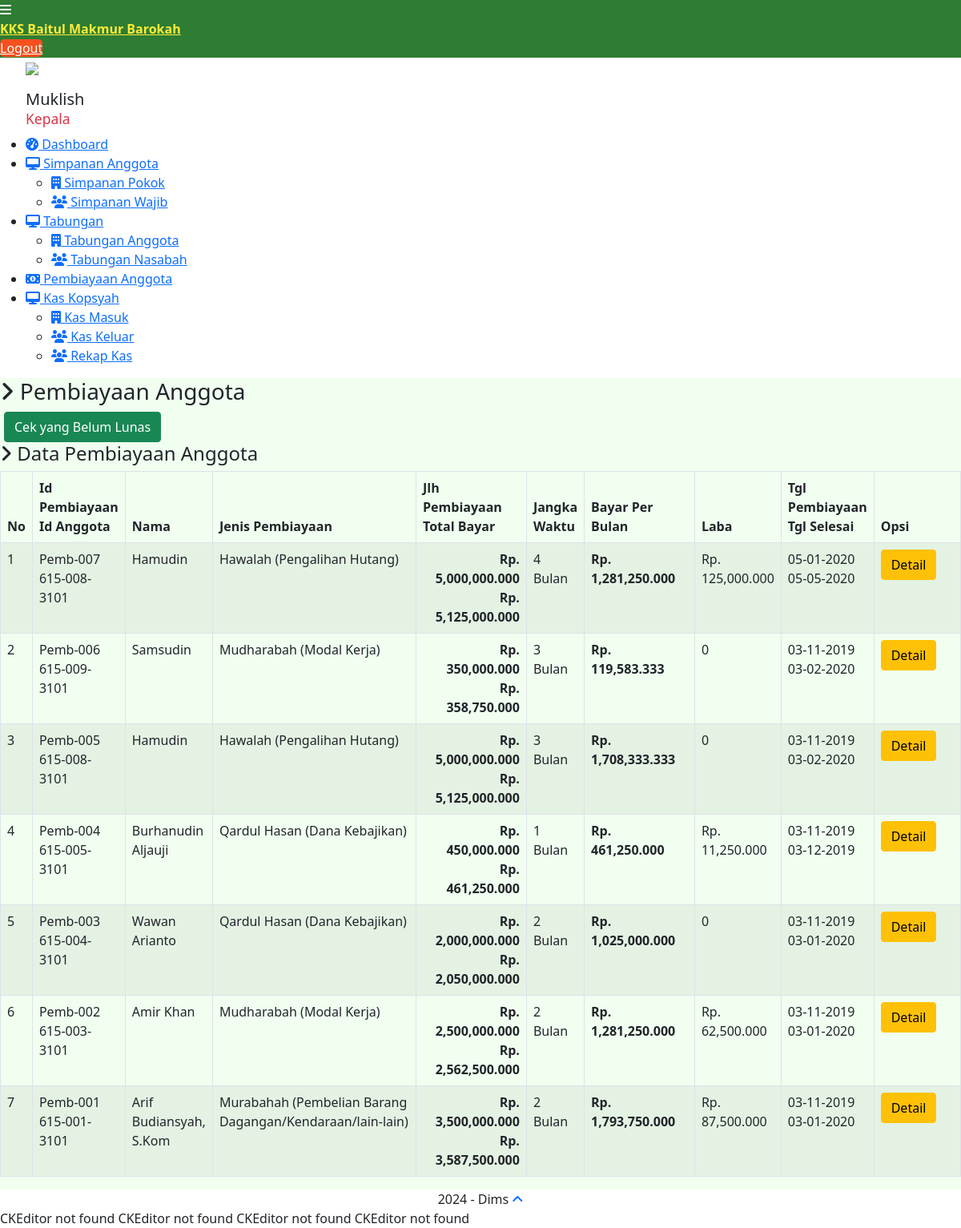
Screenshot of /admin/dashboard/index.php?page=pembiayaan_anggota (signed in) with the database file from the repository.
### tables this page shows
CREATE TABLE `pembiayaan_anggota` (
  `id_pembiayaan` varchar(20) NOT NULL,
  `id_anggota` varchar(20) NOT NULL,
  `id_produk` int(11) NOT NULL,
  `jumlah_pembiayaan` decimal(10,3) NOT NULL,
  `tgl_pembiayaan` date NOT NULL,
  `jangka_waktu` int(11) NOT NULL,
  `bayar_perbulan` decimal(10,3) NOT NULL,
  `total_bayar` decimal(10,3) NOT NULL,
  `tgl_selesai` date NOT NULL,
  `status_pembiayaan` enum('Belum Lunas','Lunas') NOT NULL
);

CREATE TABLE `anggota` (
  `id_anggota` varchar(20) NOT NULL,
  `nama_lengkap` varchar(100) NOT NULL,
  `nama_panggilan` varchar(50) NOT NULL,
  `nik` varchar(20) NOT NULL,
  `alamat` text NOT NULL,
  `telp_rumah` varchar(20) NOT NULL,
  `no_hp` varchar(20) NOT NULL,
  `pekerjaan` varchar(150) NOT NULL,
  `jenis_kelamin` enum('Perempuan','Laki-laki') NOT NULL,
  `status_kawin` enum('Belum Menikah','Menikah','Janda','Duda') NOT NULL,
  `email_anggota` varchar(120) NOT NULL,
  `username` varchar(120) NOT NULL,
  `pass_anggota` varchar(110) NOT NULL,
  `tgl_daftar` date NOT NULL
);

CREATE TABLE `produk_bmt` (
  `id_produk` int(11) NOT NULL,
  `nama_produk` varchar(120) NOT NULL,
  `id_jenis_produk` int(11) NOT NULL,
  `desk_produk` text NOT NULL
);

### admin/dashboard/pembiayaan_anggota/list.php (the view, shortened to what this page needs)
<h3><i class="fa fa-angle-right"></i> Pembiayaan Anggota</h3>
<div class="row mt">
	<div class="col-lg-12">
		<div class="content-panel">
       <a href="?page=pembiayaan_anggota&action=cek_blm_lunas" title="Cek" class="btn btn-success" style="margin-left: 5px">Cek yang Belum Lunas</a>
          <h4><i class="fa fa-angle-right"></i> Data Pembiayaan Anggota</h4>
              <section id="unseen">
                <table class="table table-bordered table-striped" id="Datatables">
                  <thead>
                  <tr>
	                  <th>No</th>
                    <th>Id Pembiayaan <br>Id Anggota</th>
                    <th>Nama</th>
                    <th width="35%">Jenis Pembiayaan</th>
                    <th class="text-right" width="18%">Jlh Pembiayaan<br>Total Bayar</th>
                    <th>Jangka Waktu</th>
                    <th width="18%" class="text-right">Bayar Per Bulan</th>
                    <th>Laba</th>
                    <th>Tgl Pembiayaan<br>Tgl Selesai</th>
                    <th width="18%">Opsi</th>
                  </tr>
                  </thead>
                  <tbody>
                  <?php
                  $no = 1;
                  $sql_pembiayaan_anggota = mysqli_query($con,"SELECT * FROM pembiayaan_anggota INNER JOIN anggota on pembiayaan_anggota.id_anggota = anggota.id_anggota INNER JOIN produk_bmt on pembiayaan_anggota.id_produk = produk_bmt.id_produk ORDER BY pembiayaan_anggota.id_pembiayaan DESC") or die (mysqli_error($con));
					while($data = mysqli_fetch_array($sql_pembiayaan_anggota)){
                  ?>
                  <tr>
                      <td><?php echo $no++ ?></td>
                      <td><?php echo $data['id_pembiayaan'] ?><br><?php echo $data['id_anggota'] ?></td>
                      <td><?php echo $data['nama_lengkap'] ?></td>
                      <td><?php echo $data['nama_produk'] ?></td>
                      <td align="right"><strong><?php echo 'Rp. '.number_format($data['jumlah_pembiayaan'],3) ?>
                        <br>
                        <?php echo 'Rp. '.number_format($data['total_bayar'],3) ?>
                      </strong></td>
                      <td><?php echo $data['jangka_waktu'] ?> Bulan</td>
                      <td><strong><?php echo 'Rp. '.number_format($data['bayar_perbulan'],3) ?></strong></td>
                      <?php if($data['status_pembiayaan'] == "Lunas") { ?>
                      <td>
                        <?php $laba = $data['total_bayar'] - $data['jumlah_pembiayaan'] ?>
                        <?php echo 'Rp. ' .number_format($laba,3) ?>
                      </td>
                    <?php } else { ?>
                      <td>
                        0
                      </td>
                    <?php } ?>
                      <td><?php echo date('d-m-Y', strtotime($data['tgl_pembiayaan'])) ?><br><?php echo date('d-m-Y', strtotime($data['tgl_selesai'])) ?></td>
                      <td>
                        <a class="btn btn-warning btn-xs" href="?page=pembiayaan_anggota&action=detail&id_pembiayaan=<?php echo $data['id_pembiayaan'];?>" title="Detail">Detail</a>
                        </td>
                  </tr>
                  <?php
                  }
                  ?>
                  </tbody>
              </table>
              </section>
	</div>
</div>

### rows the page displays
pembiayaan_anggota: id_pembiayaan "Pemb-007", id_anggota.id_anggota "615-008-3101", id_anggota.nama_lengkap "Hamudin", id_produk.nama_produk "Hawalah (Pengalihan Hutang)", jumlah_pembiayaan "5,000,000.000", total_bayar "5,125,000.000", jangka_waktu "4", bayar_perbulan "1,281,250.000", laba "125,000.000", tgl_pembiayaan "05-01-2020", tgl_selesai "05-05-2020"
pembiayaan_anggota: id_pembiayaan "Pemb-006", id_anggota.id_anggota "615-009-3101", id_anggota.nama_lengkap "Samsudin", id_produk.nama_produk "Mudharabah (Modal Kerja)", jumlah_pembiayaan "350,000.000", total_bayar "358,750.000", jangka_waktu "3", bayar_perbulan "119,583.333", status_pembiayaan "0", tgl_pembiayaan "03-11-2019", tgl_selesai "03-02-2020"
pembiayaan_anggota: id_pembiayaan "Pemb-005", id_anggota.id_anggota "615-008-3101", id_anggota.nama_lengkap "Hamudin", id_produk.nama_produk "Hawalah (Pengalihan Hutang)", jumlah_pembiayaan "5,000,000.000", total_bayar "5,125,000.000", jangka_waktu "3", bayar_perbulan "1,708,333.333", status_pembiayaan "0", tgl_pembiayaan "03-11-2019", tgl_selesai "03-02-2020"
pembiayaan_anggota: id_pembiayaan "Pemb-004", id_anggota.id_anggota "615-005-3101", id_anggota.nama_lengkap "Burhanudin Aljauji", id_produk.nama_produk "Qardul Hasan (Dana Kebajikan)", jumlah_pembiayaan "450,000.000", total_bayar "461,250.000", jangka_waktu "1", bayar_perbulan "461,250.000", laba "11,250.000", tgl_pembiayaan "03-11-2019", tgl_selesai "03-12-2019"
pembiayaan_anggota: id_pembiayaan "Pemb-003", id_anggota.id_anggota "615-004-3101", id_anggota.nama_lengkap "Wawan Arianto", id_produk.nama_produk "Qardul Hasan (Dana Kebajikan)", jumlah_pembiayaan "2,000,000.000", total_bayar "2,050,000.000", jangka_waktu "2", bayar_perbulan "1,025,000.000", status_pembiayaan "0", tgl_pembiayaan "03-11-2019", tgl_selesai "03-01-2020"
pembiayaan_anggota: id_pembiayaan "Pemb-002", id_anggota.id_anggota "615-003-3101", id_anggota.nama_lengkap "Amir Khan", id_produk.nama_produk "Mudharabah (Modal Kerja)", jumlah_pembiayaan "2,500,000.000", total_bayar "2,562,500.000", jangka_waktu "2", bayar_perbulan "1,281,250.000", laba "62,500.000", tgl_pembiayaan "03-11-2019", tgl_selesai "03-01-2020"
pembiayaan_anggota: id_pembiayaan "Pemb-001", id_anggota.id_anggota "615-001-3101", id_anggota.nama_lengkap "Arif Budiansyah, S.Kom", id_produk.nama_produk "Murabahah (Pembelian Barang Dagangan/Kendaraan/lain-lain)", jumlah_pembiayaan "3,500,000.000", total_bayar "3,587,500.000", jangka_waktu "2", bayar_perbulan "1,793,750.000", laba "87,500.000", tgl_pembiayaan "03-11-2019", tgl_selesai "03-01-2020"

### other values shown
$_SESSION['nama_admin'] "Muklish"
$_SESSION['level_admin'] "Kepala"
